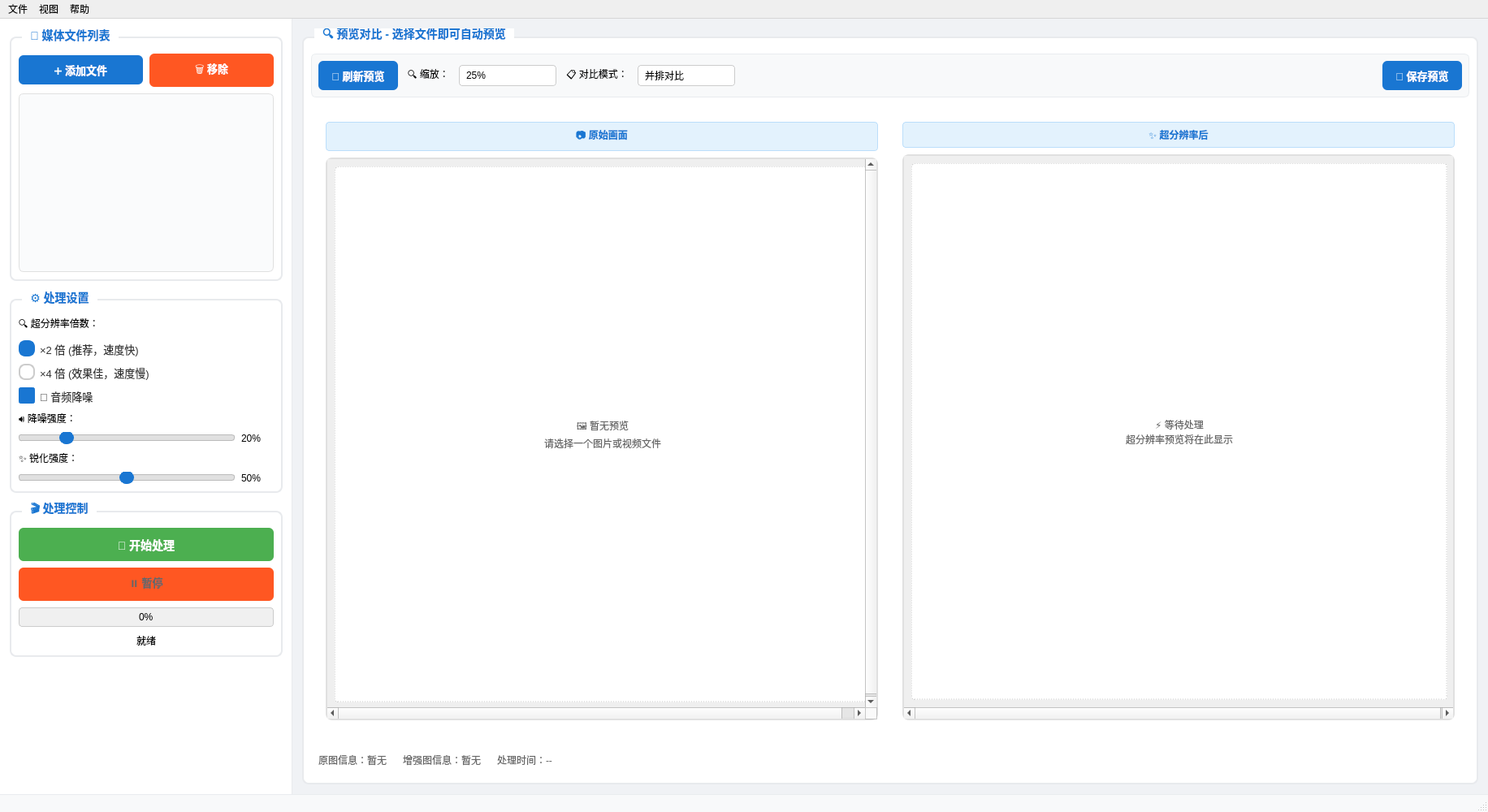
<?xml version="1.0" encoding="UTF-8"?>
<ui version="4.0">
 <class>MainWindow</class>
 <widget class="QMainWindow" name="MainWindow">
  <property name="geometry">
   <rect>
    <x>0</x>
    <y>0</y>
    <width>1800</width>
    <height>1000</height>
   </rect>
  </property>
  <property name="windowTitle">
   <string>VideoSR-Lite - AI视频&amp;图片画质增强工具</string>
  </property>
  <property name="styleSheet">
   <string>/* 主窗口样式 */
QMainWindow {
    background-color: #f0f2f5;
}

/* 左侧面板样式 */
#leftPanel {
    background-color: #ffffff;
    border-right: 1px solid #e8eaed;
}

/* 分组框样式 */
QGroupBox {
    font-weight: bold;
    font-size: 14px;
    color: #333333;
    border: 2px solid #e8eaed;
    border-radius: 8px;
    margin-top: 10px;
    padding-top: 10px;
    background-color: #ffffff;
}

QGroupBox::title {
    subcontrol-origin: margin;
    left: 15px;
    padding: 0 8px 0 8px;
    color: #1976d2;
    background-color: #ffffff;
}

/* 按钮样式 */
QPushButton {
    background-color: #1976d2;
    color: white;
    border: none;
    border-radius: 6px;
    padding: 8px 16px;
    font-size: 13px;
    font-weight: 500;
    min-height: 20px;
}

QPushButton:hover {
    background-color: #1565c0;
}

QPushButton:pressed {
    background-color: #0d47a1;
}

QPushButton:disabled {
    background-color: #cccccc;
    color: #666666;
}

/* 主要按钮样式 */
#startBtn {
    background-color: #4caf50;
    font-size: 14px;
    font-weight: bold;
    min-height: 25px;
}

#startBtn:hover {
    background-color: #45a049;
}

/* 次要按钮样式 */
#removeFileBtn, #pauseBtn {
    background-color: #ff5722;
}

#removeFileBtn:hover, #pauseBtn:hover {
    background-color: #e64a19;
}

/* 文件列表样式 */
QListWidget {
    border: 1px solid #e0e0e0;
    border-radius: 6px;
    background-color: #fafbfc;
    alternate-background-color: #f5f5f5;
    selection-background-color: #e3f2fd;
}

QListWidget::item {
    padding: 8px;
    border-bottom: 1px solid #eeeeee;
}

QListWidget::item:selected {
    background-color: #e3f2fd;
    color: #1976d2;
}

QListWidget::item:hover {
    background-color: #f5f5f5;
}

/* 滑块样式 */
QSlider::groove:horizontal {
    border: 1px solid #bbb;
    background: #e0e0e0;
    height: 6px;
    border-radius: 3px;
}

QSlider::handle:horizontal {
    background: #1976d2;
    border: 1px solid #1976d2;
    width: 16px;
    margin: -5px 0;
    border-radius: 8px;
}

QSlider::handle:horizontal:hover {
    background: #1565c0;
}

/* 单选按钮样式 */
QRadioButton {
    color: #333333;
    font-size: 13px;
}

QRadioButton::indicator {
    width: 16px;
    height: 16px;
}

QRadioButton::indicator:unchecked {
    border: 2px solid #cccccc;
    border-radius: 8px;
    background-color: white;
}

QRadioButton::indicator:checked {
    border: 2px solid #1976d2;
    border-radius: 8px;
    background-color: #1976d2;
}

/* 复选框样式 */
QCheckBox {
    color: #333333;
    font-size: 13px;
}

QCheckBox::indicator {
    width: 16px;
    height: 16px;
}

QCheckBox::indicator:unchecked {
    border: 2px solid #cccccc;
    border-radius: 3px;
    background-color: white;
}

QCheckBox::indicator:checked {
    border: 2px solid #1976d2;
    border-radius: 3px;
    background-color: #1976d2;
}

/* 组合框样式 */
QComboBox {
    border: 1px solid #cccccc;
    border-radius: 4px;
    padding: 4px 8px;
    background-color: white;
    min-width: 80px;
}

QComboBox:hover {
    border: 1px solid #1976d2;
}

QComboBox::drop-down {
    border: none;
    width: 20px;
}

QComboBox::down-arrow {
    width: 12px;
    height: 12px;
}

/* 预览区域样式 */
#previewGroupBox {
    background-color: #ffffff;
}

#previewToolbar {
    background-color: #f8f9fa;
    border: 1px solid #e9ecef;
    border-radius: 6px;
    padding: 8px;
}

/* 预览标签样式 */
#originalTitleLabel, #enhancedTitleLabel {
    background-color: #e3f2fd;
    border: 1px solid #bbdefb;
    border-radius: 4px;
    padding: 6px;
    font-weight: bold;
    color: #1976d2;
}

/* 滚动区域样式 */
QScrollArea {
    border: 2px solid #e0e0e0;
    border-radius: 8px;
    background-color: #fafafa;
}

/* 预览图片标签样式 */
#originalImageLabel, #enhancedImageLabel {
    border: 1px dashed #cccccc;
    border-radius: 4px;
    background-color: #ffffff;
    color: #666666;
}

/* 进度条样式 */
QProgressBar {
    border: 1px solid #cccccc;
    border-radius: 4px;
    background-color: #f0f0f0;
    text-align: center;
}

QProgressBar::chunk {
    background-color: #4caf50;
    border-radius: 3px;
}

/* 状态栏样式 */
QStatusBar {
    background-color: #f8f9fa;
    border-top: 1px solid #e9ecef;
    color: #495057;
}</string>
  </property>
  <widget class="QWidget" name="centralwidget">
   <layout class="QHBoxLayout" name="horizontalLayout" stretch="0,1">
    <property name="spacing">
     <number>0</number>
    </property>
    <property name="leftMargin">
     <number>0</number>
    </property>
    <property name="topMargin">
     <number>0</number>
    </property>
    <property name="rightMargin">
     <number>0</number>
    </property>
    <property name="bottomMargin">
     <number>0</number>
    </property>
    <item>
     <widget class="QWidget" name="leftPanel">
      <property name="minimumSize">
       <size>
        <width>360</width>
        <height>0</height>
       </size>
      </property>
      <property name="maximumSize">
       <size>
        <width>380</width>
        <height>16777215</height>
       </size>
      </property>
      <layout class="QVBoxLayout" name="leftLayout">
       <property name="leftMargin">
        <number>12</number>
       </property>
       <property name="topMargin">
        <number>12</number>
       </property>
       <property name="rightMargin">
        <number>12</number>
       </property>
       <property name="bottomMargin">
        <number>12</number>
       </property>
       <property name="spacing">
        <number>12</number>
       </property>
       <item>
        <widget class="QGroupBox" name="fileGroupBox">
         <property name="title">
          <string>📁 媒体文件列表</string>
         </property>
         <layout class="QVBoxLayout" name="fileLayout">
          <property name="spacing">
           <number>8</number>
          </property>
          <item>
           <layout class="QHBoxLayout" name="fileButtonsLayout">
            <property name="spacing">
             <number>8</number>
            </property>
            <item>
             <widget class="QPushButton" name="addFileBtn">
              <property name="text">
               <string>➕ 添加文件</string>
              </property>
             </widget>
            </item>
            <item>
             <widget class="QPushButton" name="removeFileBtn">
              <property name="text">
               <string>🗑️ 移除</string>
              </property>
             </widget>
            </item>
           </layout>
          </item>
          <item>
           <widget class="QListWidget" name="fileListWidget">
            <property name="minimumSize">
             <size>
              <width>0</width>
              <height>220</height>
             </size>
            </property>
            <property name="alternatingRowColors">
             <bool>true</bool>
            </property>
           </widget>
          </item>
         </layout>
        </widget>
       </item>
       <item>
        <widget class="QGroupBox" name="settingsGroupBox">
         <property name="title">
          <string>⚙️ 处理设置</string>
         </property>
         <layout class="QVBoxLayout" name="settingsLayout">
          <property name="spacing">
           <number>8</number>
          </property>
          <item>
           <widget class="QLabel" name="resolutionLabel">
            <property name="text">
             <string>🔍 超分辨率倍数：</string>
            </property>
           </widget>
          </item>
          <item>
           <widget class="QRadioButton" name="x2RadioBtn">
            <property name="text">
             <string>×2 倍 (推荐，速度快)</string>
            </property>
            <property name="checked">
             <bool>true</bool>
            </property>
           </widget>
          </item>
          <item>
           <widget class="QRadioButton" name="x4RadioBtn">
            <property name="text">
             <string>×4 倍 (效果佳，速度慢)</string>
            </property>
           </widget>
          </item>
          <item>
           <widget class="QCheckBox" name="audioDenoiseCheckBox">
            <property name="text">
             <string>🎵 音频降噪</string>
            </property>
            <property name="checked">
             <bool>true</bool>
            </property>
           </widget>
          </item>
          <item>
           <widget class="QLabel" name="denoiseStrengthLabel">
            <property name="text">
             <string>🔊 降噪强度：</string>
            </property>
           </widget>
          </item>
          <item>
           <layout class="QHBoxLayout" name="denoiseLayout">
            <property name="spacing">
             <number>8</number>
            </property>
            <item>
             <widget class="QSlider" name="denoiseSlider">
              <property name="minimum">
               <number>0</number>
              </property>
              <property name="maximum">
               <number>100</number>
              </property>
              <property name="value">
               <number>20</number>
              </property>
              <property name="orientation">
               <enum>Qt::Horizontal</enum>
              </property>
             </widget>
            </item>
            <item>
             <widget class="QLabel" name="denoiseValueLabel">
              <property name="text">
               <string>20%</string>
              </property>
              <property name="minimumSize">
               <size>
                <width>40</width>
                <height>0</height>
               </size>
              </property>
             </widget>
            </item>
           </layout>
          </item>
          <item>
           <widget class="QLabel" name="sharpenLabel">
            <property name="text">
             <string>✨ 锐化强度：</string>
            </property>
           </widget>
          </item>
          <item>
           <layout class="QHBoxLayout" name="sharpenLayout">
            <property name="spacing">
             <number>8</number>
            </property>
            <item>
             <widget class="QSlider" name="sharpenSlider">
              <property name="minimum">
               <number>0</number>
              </property>
              <property name="maximum">
               <number>100</number>
              </property>
              <property name="value">
               <number>50</number>
              </property>
              <property name="orientation">
               <enum>Qt::Horizontal</enum>
              </property>
             </widget>
            </item>
            <item>
             <widget class="QLabel" name="sharpenValueLabel">
              <property name="text">
               <string>50%</string>
              </property>
              <property name="minimumSize">
               <size>
                <width>40</width>
                <height>0</height>
               </size>
              </property>
             </widget>
            </item>
           </layout>
          </item>
         </layout>
        </widget>
       </item>
       <item>
        <widget class="QGroupBox" name="controlGroupBox">
         <property name="title">
          <string>🎬 处理控制</string>
         </property>
         <layout class="QVBoxLayout" name="controlLayout">
          <property name="spacing">
           <number>8</number>
          </property>
          <item>
           <widget class="QPushButton" name="startBtn">
            <property name="text">
             <string>🚀 开始处理</string>
            </property>
            <property name="minimumSize">
             <size>
              <width>0</width>
              <height>45</height>
             </size>
            </property>
           </widget>
          </item>
          <item>
           <widget class="QPushButton" name="pauseBtn">
            <property name="text">
             <string>⏸️ 暂停</string>
            </property>
            <property name="enabled">
             <bool>false</bool>
            </property>
           </widget>
          </item>
          <item>
           <widget class="QProgressBar" name="progressBar">
            <property name="value">
             <number>0</number>
            </property>
           </widget>
          </item>
          <item>
           <widget class="QLabel" name="statusLabel">
            <property name="text">
             <string>就绪</string>
            </property>
            <property name="alignment">
             <set>Qt::AlignCenter</set>
            </property>
           </widget>
          </item>
         </layout>
        </widget>
       </item>
       <item>
        <spacer name="verticalSpacer">
         <property name="orientation">
          <enum>Qt::Vertical</enum>
         </property>
         <property name="sizeHint" stdset="0">
          <size>
           <width>20</width>
           <height>40</height>
          </size>
         </property>
        </spacer>
       </item>
      </layout>
     </widget>
    </item>
    <item>
     <widget class="QWidget" name="rightPanel">
      <layout class="QVBoxLayout" name="rightLayout">
       <property name="leftMargin">
        <number>12</number>
       </property>
       <property name="topMargin">
        <number>12</number>
       </property>
       <property name="rightMargin">
        <number>12</number>
       </property>
       <property name="bottomMargin">
        <number>12</number>
       </property>
       <property name="spacing">
        <number>12</number>
       </property>
       <item>
        <widget class="QGroupBox" name="previewGroupBox">
         <property name="title">
          <string>🔍 预览对比 - 选择文件即可自动预览</string>
         </property>
         <layout class="QVBoxLayout" name="previewLayout">
          <property name="spacing">
           <number>12</number>
          </property>
          <item>
           <widget class="QWidget" name="previewToolbar">
            <layout class="QHBoxLayout" name="previewToolbarLayout">
             <property name="spacing">
              <number>12</number>
             </property>
             <item>
              <widget class="QPushButton" name="loadPreviewBtn">
               <property name="text">
                <string>🔄 刷新预览</string>
               </property>
              </widget>
             </item>
             <item>
              <widget class="QLabel" name="zoomLabel">
               <property name="text">
                <string>🔍 缩放：</string>
               </property>
              </widget>
             </item>
             <item>
              <widget class="QComboBox" name="zoomComboBox">
               <item>
                <property name="text">
                 <string>25%</string>
                </property>
               </item>
               <item>
                <property name="text">
                 <string>50%</string>
                </property>
               </item>
               <item>
                <property name="text">
                 <string>75%</string>
                </property>
               </item>
               <item>
                <property name="text">
                 <string>100%</string>
                </property>
               </item>
               <item>
                <property name="text">
                 <string>150%</string>
                </property>
               </item>
               <item>
                <property name="text">
                 <string>200%</string>
                </property>
               </item>
               <item>
                <property name="text">
                 <string>300%</string>
                </property>
               </item>
               <item>
                <property name="text">
                 <string>适合窗口</string>
                </property>
               </item>
               <item>
                <property name="text">
                 <string>实际大小</string>
                </property>
               </item>
              </widget>
             </item>
             <item>
              <widget class="QLabel" name="compareLabel">
               <property name="text">
                <string>📋 对比模式：</string>
               </property>
              </widget>
             </item>
             <item>
              <widget class="QComboBox" name="compareModeComboBox">
               <item>
                <property name="text">
                 <string>并排对比</string>
                </property>
               </item>
               <item>
                <property name="text">
                 <string>滑动对比</string>
                </property>
               </item>
               <item>
                <property name="text">
                 <string>切换对比</string>
                </property>
               </item>
               <item>
                <property name="text">
                 <string>同步缩放</string>
                </property>
               </item>
              </widget>
             </item>
             <item>
              <spacer name="horizontalSpacer">
               <property name="orientation">
                <enum>Qt::Horizontal</enum>
               </property>
               <property name="sizeHint" stdset="0">
                <size>
                 <width>40</width>
                 <height>20</height>
                </size>
               </property>
              </spacer>
             </item>
             <item>
              <widget class="QPushButton" name="savePreviewBtn">
               <property name="text">
                <string>💾 保存预览</string>
               </property>
              </widget>
             </item>
            </layout>
           </widget>
          </item>
          <item>
           <widget class="QStackedWidget" name="previewStackedWidget">
            <property name="currentIndex">
             <number>0</number>
            </property>
            <widget class="QWidget" name="sideBySidePage">
             <layout class="QHBoxLayout" name="sideBySideLayout">
              <property name="spacing">
               <number>12</number>
              </property>
              <item>
               <widget class="QWidget" name="originalWidget">
                <layout class="QVBoxLayout" name="originalLayout">
                 <property name="spacing">
                  <number>8</number>
                 </property>
                 <item>
                  <widget class="QLabel" name="originalTitleLabel">
                   <property name="text">
                    <string>📷 原始画面</string>
                   </property>
                   <property name="alignment">
                    <set>Qt::AlignCenter</set>
                   </property>
                  </widget>
                 </item>
                 <item>
                  <widget class="QScrollArea" name="originalScrollArea">
                   <property name="minimumSize">
                    <size>
                     <width>680</width>
                     <height>680</height>
                    </size>
                   </property>
                   <property name="widgetResizable">
                    <bool>true</bool>
                   </property>
                   <widget class="QWidget" name="originalScrollAreaWidgetContents">
                    <property name="geometry">
                     <rect>
                      <x>0</x>
                      <y>0</y>
                      <width>678</width>
                      <height>678</height>
                     </rect>
                    </property>
                    <layout class="QVBoxLayout" name="originalContentLayout">
                     <item>
                      <widget class="QLabel" name="originalImageLabel">
                       <property name="minimumSize">
                        <size>
                         <width>660</width>
                         <height>660</height>
                        </size>
                       </property>
                       <property name="text">
                        <string>🖼️ 暂无预览
请选择一个图片或视频文件</string>
                       </property>
                       <property name="alignment">
                        <set>Qt::AlignCenter</set>
                       </property>
                       <property name="scaledContents">
                        <bool>false</bool>
                       </property>
                      </widget>
                     </item>
                    </layout>
                   </widget>
                  </widget>
                 </item>
                </layout>
               </widget>
              </item>
              <item>
               <widget class="QWidget" name="enhancedWidget">
                <layout class="QVBoxLayout" name="enhancedLayout">
                 <property name="spacing">
                  <number>8</number>
                 </property>
                 <item>
                  <widget class="QLabel" name="enhancedTitleLabel">
                   <property name="text">
                    <string>✨ 超分辨率后</string>
                   </property>
                   <property name="alignment">
                    <set>Qt::AlignCenter</set>
                   </property>
                  </widget>
                 </item>
                 <item>
                  <widget class="QScrollArea" name="enhancedScrollArea">
                   <property name="minimumSize">
                    <size>
                     <width>680</width>
                     <height>680</height>
                    </size>
                   </property>
                   <property name="widgetResizable">
                    <bool>true</bool>
                   </property>
                   <widget class="QWidget" name="enhancedScrollAreaWidgetContents">
                    <property name="geometry">
                     <rect>
                      <x>0</x>
                      <y>0</y>
                      <width>678</width>
                      <height>678</height>
                     </rect>
                    </property>
                    <layout class="QVBoxLayout" name="enhancedContentLayout">
                     <item>
                      <widget class="QLabel" name="enhancedImageLabel">
                       <property name="minimumSize">
                        <size>
                         <width>660</width>
                         <height>660</height>
                        </size>
                       </property>
                       <property name="text">
                        <string>⚡ 等待处理
超分辨率预览将在此显示</string>
                       </property>
                       <property name="alignment">
                        <set>Qt::AlignCenter</set>
                       </property>
                       <property name="scaledContents">
                        <bool>false</bool>
                       </property>
                      </widget>
                     </item>
                    </layout>
                   </widget>
                  </widget>
                 </item>
                </layout>
               </widget>
              </item>
             </layout>
            </widget>
            <widget class="QWidget" name="sliderComparePage">
             <layout class="QVBoxLayout" name="sliderCompareLayout">
              <item>
               <widget class="QLabel" name="sliderCompareLabel">
                <property name="minimumSize">
                 <size>
                  <width>1360</width>
                  <height>680</height>
                 </size>
                </property>
                <property name="text">
                 <string>滑动对比模式 - 开发中</string>
                </property>
                <property name="alignment">
                 <set>Qt::AlignCenter</set>
                </property>
               </widget>
              </item>
              <item>
               <widget class="QSlider" name="compareSlider">
                <property name="orientation">
                 <enum>Qt::Horizontal</enum>
                </property>
                <property name="minimum">
                 <number>0</number>
                </property>
                <property name="maximum">
                 <number>100</number>
                </property>
                <property name="value">
                 <number>50</number>
                </property>
               </widget>
              </item>
             </layout>
            </widget>
           </widget>
          </item>
          <item>
           <widget class="QWidget" name="imageInfoWidget">
            <property name="maximumSize">
             <size>
              <width>16777215</width>
              <height>60</height>
             </size>
            </property>
            <layout class="QHBoxLayout" name="imageInfoLayout">
             <property name="spacing">
              <number>20</number>
             </property>
             <item>
              <widget class="QLabel" name="originalInfoLabel">
               <property name="text">
                <string>原图信息：暂无</string>
               </property>
               <property name="styleSheet">
                <string>color: #666666; font-size: 12px;</string>
               </property>
              </widget>
             </item>
             <item>
              <widget class="QLabel" name="enhancedInfoLabel">
               <property name="text">
                <string>增强图信息：暂无</string>
               </property>
               <property name="styleSheet">
                <string>color: #666666; font-size: 12px;</string>
               </property>
              </widget>
             </item>
             <item>
              <widget class="QLabel" name="processingTimeLabel">
               <property name="text">
                <string>处理时间：--</string>
               </property>
               <property name="styleSheet">
                <string>color: #666666; font-size: 12px;</string>
               </property>
              </widget>
             </item>
             <item>
              <spacer name="infoSpacer">
               <property name="orientation">
                <enum>Qt::Horizontal</enum>
               </property>
               <property name="sizeHint" stdset="0">
                <size>
                 <width>40</width>
                 <height>20</height>
                </size>
               </property>
              </spacer>
             </item>
            </layout>
           </widget>
          </item>
         </layout>
        </widget>
       </item>
      </layout>
     </widget>
    </item>
   </layout>
  </widget>
  <widget class="QMenuBar" name="menubar">
   <property name="geometry">
    <rect>
     <x>0</x>
     <y>0</y>
     <width>1800</width>
     <height>22</height>
    </rect>
   </property>
   <widget class="QMenu" name="menuFile">
    <property name="title">
     <string>文件</string>
    </property>
    <addaction name="actionAddFiles"/>
    <addaction name="actionClearList"/>
    <addaction name="separator"/>
    <addaction name="actionExit"/>
   </widget>
   <widget class="QMenu" name="menuView">
    <property name="title">
     <string>视图</string>
    </property>
    <addaction name="actionFitWindow"/>
    <addaction name="actionActualSize"/>
    <addaction name="separator"/>
    <addaction name="actionSideBySide"/>
    <addaction name="actionSliderCompare"/>
   </widget>
   <widget class="QMenu" name="menuHelp">
    <property name="title">
     <string>帮助</string>
    </property>
    <addaction name="actionAbout"/>
    <addaction name="actionHelp"/>
   </widget>
   <addaction name="menuFile"/>
   <addaction name="menuView"/>
   <addaction name="menuHelp"/>
  </widget>
  <widget class="QStatusBar" name="statusbar"/>
  <action name="actionAddFiles">
   <property name="text">
    <string>添加文件...</string>
   </property>
   <property name="shortcut">
    <string>Ctrl+O</string>
   </property>
  </action>
  <action name="actionClearList">
   <property name="text">
    <string>清空列表</string>
   </property>
   <property name="shortcut">
    <string>Ctrl+L</string>
   </property>
  </action>
  <action name="actionExit">
   <property name="text">
    <string>退出</string>
   </property>
   <property name="shortcut">
    <string>Ctrl+Q</string>
   </property>
  </action>
  <action name="actionAbout">
   <property name="text">
    <string>关于...</string>
   </property>
  </action>
  <action name="actionHelp">
   <property name="text">
    <string>使用帮助</string>
   </property>
   <property name="shortcut">
    <string>F1</string>
   </property>
  </action>
  <action name="actionFitWindow">
   <property name="text">
    <string>适合窗口</string>
   </property>
   <property name="shortcut">
    <string>Ctrl+0</string>
   </property>
  </action>
  <action name="actionActualSize">
   <property name="text">
    <string>实际大小</string>
   </property>
   <property name="shortcut">
    <string>Ctrl+1</string>
   </property>
  </action>
  <action name="actionSideBySide">
   <property name="text">
    <string>并排对比</string>
   </property>
   <property name="shortcut">
    <string>Ctrl+2</string>
   </property>
  </action>
  <action name="actionSliderCompare">
   <property name="text">
    <string>滑动对比</string>
   </property>
   <property name="shortcut">
    <string>Ctrl+3</string>
   </property>
  </action>
 </widget>
 <resources/>
 <connections/>
</ui>
